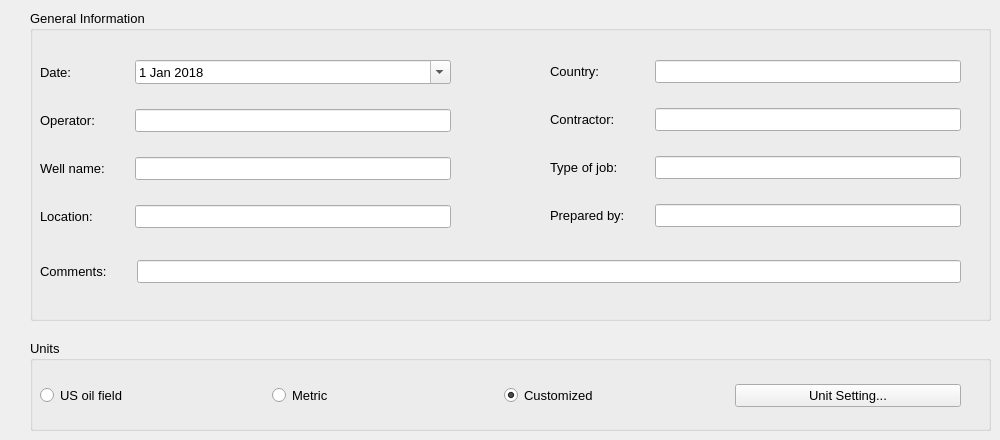
    <widget class="QWidget" name="tab">
     <attribute name="title">
      <string>General</string>
     </attribute>
     <widget class="QGroupBox" name="groupBox">
      <property name="geometry">
       <rect>
        <x>30</x>
        <y>10</y>
        <width>961</width>
        <height>311</height>
       </rect>
      </property>
      <property name="font">
       <font>
        <pointsize>10</pointsize>
        <weight>50</weight>
        <bold>false</bold>
       </font>
      </property>
      <property name="title">
       <string>General Information</string>
      </property>
      <widget class="QWidget" name="formLayoutWidget">
       <property name="geometry">
        <rect>
         <x>10</x>
         <y>50</y>
         <width>411</width>
         <height>191</height>
        </rect>
       </property>
       <layout class="QFormLayout" name="_2">
        <property name="labelAlignment">
         <set>Qt::AlignLeading|Qt::AlignLeft|Qt::AlignVCenter</set>
        </property>
        <property name="horizontalSpacing">
         <number>30</number>
        </property>
        <property name="verticalSpacing">
         <number>25</number>
        </property>
        <item row="0" column="0">
         <widget class="QLabel" name="s1date_label">
          <property name="text">
           <string>Date:</string>
          </property>
         </widget>
        </item>
        <item row="0" column="1">
         <widget class="QDateEdit" name="s1Date_entry">
          <property name="font">
           <font>
            <family>MS Shell Dlg 2</family>
            <pointsize>10</pointsize>
            <strikeout>false</strikeout>
            <kerning>false</kerning>
           </font>
          </property>
          <property name="wrapping">
           <bool>false</bool>
          </property>
          <property name="dateTime">
           <datetime>
            <hour>0</hour>
            <minute>0</minute>
            <second>0</second>
            <year>2018</year>
            <month>1</month>
            <day>1</day>
           </datetime>
          </property>
          <property name="date">
           <date>
            <year>2018</year>
            <month>1</month>
            <day>1</day>
           </date>
          </property>
          <property name="minimumDate">
           <date>
            <year>1752</year>
            <month>12</month>
            <day>14</day>
           </date>
          </property>
          <property name="calendarPopup">
           <bool>true</bool>
          </property>
         </widget>
        </item>
        <item row="1" column="0">
         <widget class="QLabel" name="s1operator_label">
          <property name="text">
           <string>Operator:</string>
          </property>
         </widget>
        </item>
        <item row="1" column="1">
         <widget class="QLineEdit" name="s1Operator_entry"/>
        </item>
        <item row="2" column="0">
         <widget class="QLabel" name="s1wellname_label">
          <property name="text">
           <string>Well name:</string>
          </property>
         </widget>
        </item>
        <item row="2" column="1">
         <widget class="QLineEdit" name="s1Wellname_entry">
          <property name="font">
           <font>
            <stylestrategy>NoAntialias</stylestrategy>
           </font>
          </property>
         </widget>
        </item>
        <item row="3" column="0">
         <widget class="QLabel" name="s1location_label">
          <property name="text">
           <string>Location:</string>
          </property>
         </widget>
        </item>
        <item row="3" column="1">
         <widget class="QLineEdit" name="s1Location_entry"/>
        </item>
       </layout>
      </widget>
      <widget class="QWidget" name="formLayoutWidget_2">
       <property name="geometry">
        <rect>
         <x>520</x>
         <y>50</y>
         <width>411</width>
         <height>191</height>
        </rect>
       </property>
       <layout class="QFormLayout" name="_3">
        <property name="labelAlignment">
         <set>Qt::AlignLeading|Qt::AlignLeft|Qt::AlignVCenter</set>
        </property>
        <property name="horizontalSpacing">
         <number>30</number>
        </property>
        <property name="verticalSpacing">
         <number>25</number>
        </property>
        <item row="1" column="0">
         <widget class="QLabel" name="s1contractor_label">
          <property name="text">
           <string>Contractor:</string>
          </property>
         </widget>
        </item>
        <item row="1" column="1">
         <widget class="QLineEdit" name="s1Contractor_entry"/>
        </item>
        <item row="2" column="0">
         <widget class="QLabel" name="s1typejob_label">
          <property name="text">
           <string>Type of job:</string>
          </property>
         </widget>
        </item>
        <item row="2" column="1">
         <widget class="QLineEdit" name="s1TypeJob_entry"/>
        </item>
        <item row="3" column="1">
         <widget class="QLineEdit" name="s1PreparedBy_entry">
          <property name="font">
           <font>
            <stylestrategy>NoAntialias</stylestrategy>
           </font>
          </property>
         </widget>
        </item>
        <item row="3" column="0">
         <widget class="QLabel" name="s1preparedby_label">
          <property name="text">
           <string>Prepared by:</string>
          </property>
         </widget>
        </item>
        <item row="0" column="0">
         <widget class="QLabel" name="s1country_label">
          <property name="text">
           <string>Country:</string>
          </property>
         </widget>
        </item>
        <item row="0" column="1">
         <widget class="QLineEdit" name="s1Country_entry"/>
        </item>
       </layout>
      </widget>
      <widget class="QWidget" name="formLayoutWidget_3">
       <property name="geometry">
        <rect>
         <x>10</x>
         <y>250</y>
         <width>921</width>
         <height>51</height>
        </rect>
       </property>
       <layout class="QFormLayout" name="formLayout">
        <property name="horizontalSpacing">
         <number>30</number>
        </property>
        <property name="verticalSpacing">
         <number>25</number>
        </property>
        <item row="0" column="0">
         <widget class="QLabel" name="s1comments_label">
          <property name="text">
           <string>Comments:</string>
          </property>
         </widget>
        </item>
        <item row="0" column="1">
         <widget class="QLineEdit" name="s1Comments_entry"/>
        </item>
       </layout>
      </widget>
     </widget>
     <widget class="QGroupBox" name="groupBox_2">
      <property name="geometry">
       <rect>
        <x>30</x>
        <y>340</y>
        <width>961</width>
        <height>91</height>
       </rect>
      </property>
      <property name="font">
       <font>
        <pointsize>10</pointsize>
        <weight>50</weight>
        <bold>false</bold>
       </font>
      </property>
      <property name="title">
       <string>Units</string>
      </property>
      <widget class="QWidget" name="horizontalLayoutWidget">
       <property name="geometry">
        <rect>
         <x>10</x>
         <y>30</y>
         <width>921</width>
         <height>51</height>
        </rect>
       </property>
       <layout class="QHBoxLayout" name="horizontalLayout">
        <item>
         <widget class="QRadioButton" name="s1USOF_radioButton">
          <property name="text">
           <string>US oil field</string>
          </property>
         </widget>
        </item>
        <item>
         <widget class="QRadioButton" name="s1Metric_radioButton">
          <property name="text">
           <string>Metric</string>
          </property>
         </widget>
        </item>
        <item>
         <widget class="QRadioButton" name="s1Customized_radioButton">
          <property name="text">
           <string>Customized</string>
          </property>
          <property name="checked">
           <bool>true</bool>
          </property>
         </widget>
        </item>
        <item>
         <widget class="QPushButton" name="s1UnitSetting_pushButton">
          <property name="text">
           <string>Unit Setting...</string>
          </property>
         </widget>
        </item>
       </layout>
      </widget>
     </widget>
    </widget>
